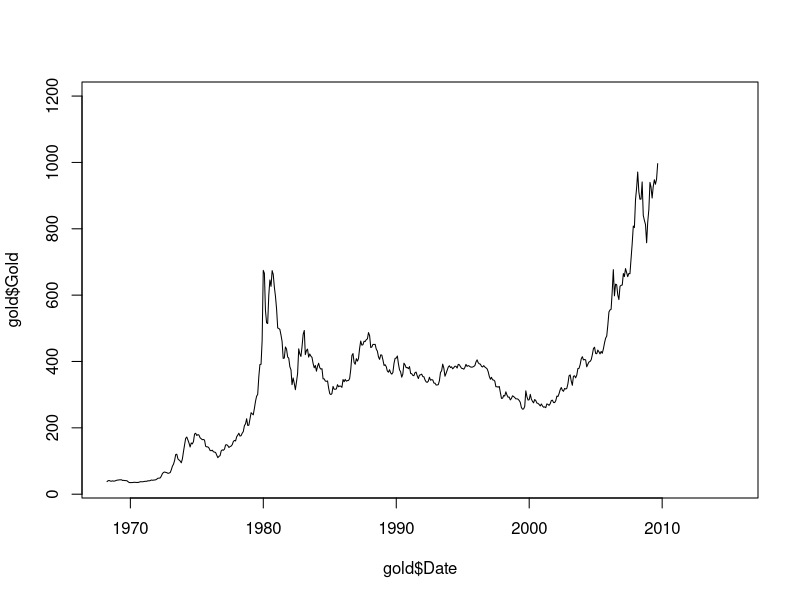

Reproduce this figure in R. (Note: this script raises an error after producing the figure.)
library("forecast")
library("MASS")

#Set this to the appropriate directory
setwd("~/r/gold-analysis")

gold <- read.csv("data/doug_gold3.csv")
summary(gold)

#####CLEAN THE DATA #####

#Convert Excel dates to R dates
gold$Date <- as.Date(gold$Date,format="%m/%d/%Y")
summary(gold$Date)

#Convert columns into numeric values
indx <- sapply(gold, is.factor)
gold[indx] <- lapply(gold[indx], function(x) as.numeric(gsub(",", "", as.character(x))))
summary(gold)

#plot gold price over time
plot(gold$Date, gold$Gold, type="l")

?#create a time series
ts.gold <- ts(gold[2:2])
summary(ts.gold)
plot(ts.gold)


#Create a variable for gold next month and gold in 6 months
#These will be used as dependant variables

#Create a vector of values shifting gold forward one month
GoldNextMonth <- gold$Gold[2:nrow(gold)]

#Add a value for the last month, default to NA
GoldNextMonth[nrow(gold)] <- NA

#Now put new values into data frame
gold$GoldNextMonth <- GoldNextMonth

#Repeat for 6 months
GoldSixMonth <- gold$Gold[7:nrow(gold)]
GoldSixMonth[(nrow(gold)-6):nrow(gold)] <- NA
gold$GoldSixMonth <- GoldSixMonth

#Look at perecent change month-to-month as a log
plot(log(gold$GoldNextMonth/gold$Gold))

##### DIVIDE DATA INTO TRAINING / TEST ######

#Training set will be all data before 2007 to see if we can predict latest crash
gold.train <- subset(gold, as.Date(Date) <= '2007-01-01')
gold.train <- subset(gold.train, as.Date(Date) > '1972-12-31')

gold.test <- subset(gold, as.Date(Date) > '2007-01-01')


##### BUILD LINEAR MODEL #####
lm.gold <- lm(GoldNextMonth ~ Gold + S.P + US.Dollar.Index + CPI, data=gold.train)
summary(lm.gold)
plot(lm.gold)

#Test polynomial terms
lm.poly <- lm(GoldNextMonth ~ Gold*S.P*US.Dollar.Index*CPI, data=gold.train)
summary(lm.poly)

#Try backwards stepwise regression
lm.reduce.backwards <- step(lm.poly, direction="both")


#This is simply to delete the last row which doesn't have "next month's" data
gold.test <- gold.test[1:(nrow(gold.test)-1),] 

#Predict values based on the model you created
lm.gold.predict <- predict(lm.gold, gold.test) 

#calculate Root Mean Squared Error
test.rmse <- sqrt(mean((lm.gold.predict - gold.test$GoldNextMonth)^2)) 

# the lower this is the better
test.rmse 

plot(lm.gold.predict, gold.test$GoldNextMonth) # this will plot the predicted values vs actual values
#to do:
# 1. create evaluation metrics, like RMSE for predicted value
# 2. see how well this model predicts gold prices on test set


##### BUILD TIME SERIES ANALYSIS ####


##### TRY FRED API #####
#This is not complete

#fred <- fredAPI()
#> fred$key('dd31f41c6573d63ff0ea4c7a2c33a495')
#> xml <- fred$series_observations('GNPCA')

